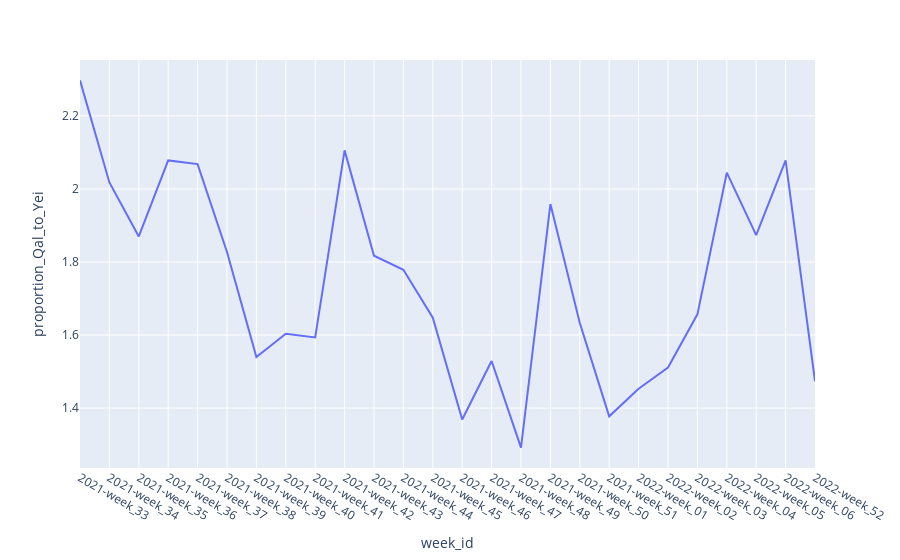

Notebook code for this chart:
### Code cell
import plotly_express as px
px.line(bn, x='week_id',y='proportion_Qal_to_Yei')

### Figure 1 — Plotly figure (JSON) as saved in the notebook; plotly's stock layout.template omitted (floating-point values rounded to 4 significant figures)
{"data": [{"hovertemplate": "week_id=%{x}<br>proportion_Qal_to_Yei=%{y}<extra></extra>", "legendgroup": "", "line": {"color": "#636efa", "dash": "solid"}, "marker": {"symbol": "circle"}, "mode": "lines", "name": "", "orientation": "v", "showlegend": false, "type": "scatter", "x": ["2021-week_33", "2021-week_34", "2021-week_35", "2021-week_36", "2021-week_37", "2021-week_38", "2021-week_39", "2021-week_40", "2021-week_41", "2021-week_42", "2021-week_43", "2021-week_44", "2021-week_45", "2021-week_46", "2021-week_47", "2021-week_48", "2021-week_49", "2021-week_50", "2021-week_51", "2022-week_01", "2022-week_02", "2022-week_03", "2022-week_04", "2022-week_05", "2022-week_06", "2022-week_52"], "xaxis": "x", "y": [2.297, 2.018, 1.87, 2.078, 2.068, 1.828, 1.54, 1.604, 1.593, 2.106, 1.817, 1.779, 1.648, 1.369, 1.529, 1.292, 1.959, 1.633, 1.377, 1.453, 1.511, 1.657, 2.045, 1.874, 2.079, 1.474], "yaxis": "y"}], "layout": {"autosize": true, "legend": {"tracegroupgap": 0}, "margin": {"t": 60}, "xaxis": {"anchor": "y", "autorange": true, "domain": [0, 1], "range": [0, 25], "title": {"text": "week_id"}, "type": "category"}, "yaxis": {"anchor": "x", "autorange": true, "domain": [0, 1], "range": [1.236, 2.353], "title": {"text": "proportion_Qal_to_Yei"}, "type": "linear"}}}
